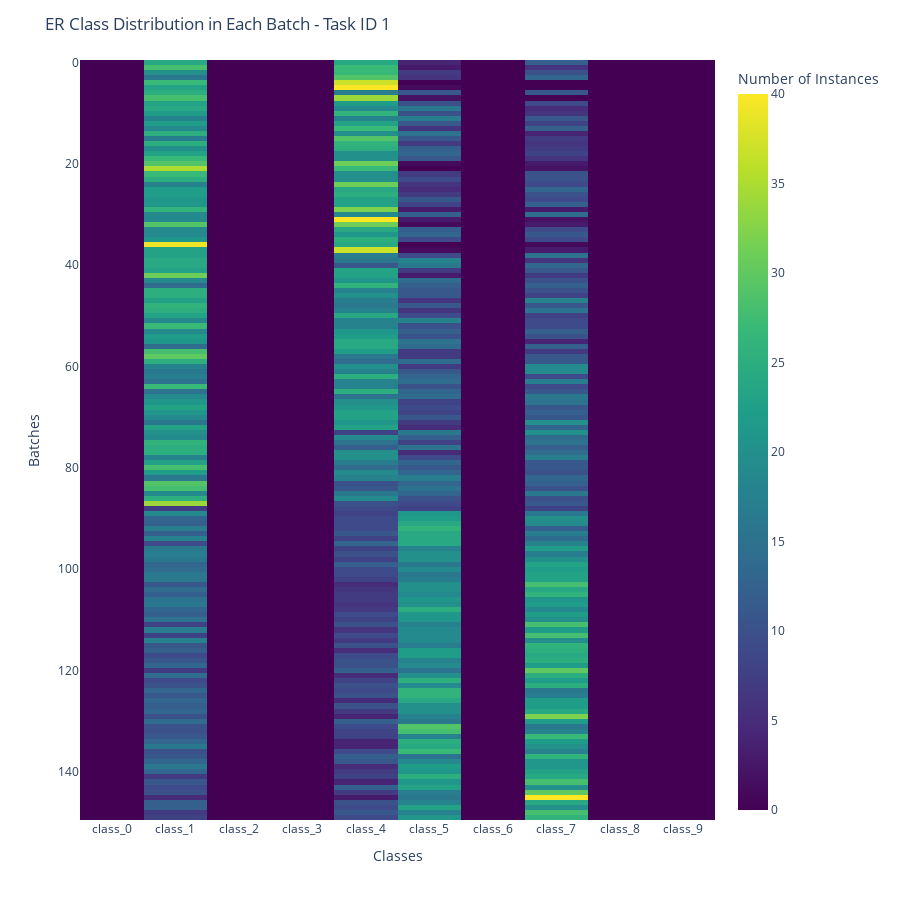

The notebook cell this image was saved under:
### Code cell
import numpy as np
import plotly.express as px

task_id = 1

df = pd.read_csv("../_0.4_batch_size_32_buffer_size_128_num_tasks_5_hidden_size_64_eval_window_size_128_continual_evaluations_5_delay_label_100_start_delay_size_0_number_delayed_batches_1/train_batches_y_ExperienceReplay.log", 
                 names=["task_id", "class_0", "class_1", "class_2", "class_3", "class_4", "class_5", "class_6", 
                            "class_7", "class_8", "class_9"])


df_plot = df.loc[df.task_id == task_id].reset_index(drop=True).copy()
# df_plot = pd.concat([df_plot[:10], df_plot[80:90], df_plot[115:125]], ignore_index=True)
df_plot.drop(columns=["task_id"], inplace=True)

# Criação do heatmap interativo (classe no eixo Y, batch no eixo X)
fig = px.imshow(
    df_plot,
    labels=dict(x="Classes", y="Batches", color="Number of Instances"),
    # x=[f"Batch {i}" for i in range(1, num_batches+1)],
    # y=[f"Classe {i}" for i in range(num_classes)],
    aspect="auto",
    color_continuous_scale="Viridis",
    origin="upper",  # garante que Classe 0 fique em cima
    # text_auto=True
)

fig.update_layout(
    title="ER Class Distribution in Each Batch - Task ID {}".format(task_id),
    xaxis_title="Classes",
    yaxis_title="Batches",
    height=900,
)

fig.show()

### Figure 1 — Plotly figure (JSON) as saved in the notebook; plotly's stock layout.template omitted (floating-point values rounded to 4 significant figures; data arrays with more than 128 entries replaced by an {"elided": "..."} marker saying what was removed)
{"data": [{"coloraxis": "coloraxis", "hovertemplate": "Classes: %{x}<br>Batches: %{y}<br>Number of Instances: %{z}<extra></extra>", "name": "0", "type": "heatmap", "x": ["class_0", "class_1", "class_2", "class_3", "class_4", "class_5", "class_6", "class_7", "class_8", "class_9"], "xaxis": "x", "y": {"elided": "150 int values"}, "yaxis": "y", "z": {"elided": "150x10 int values"}}], "layout": {"coloraxis": {"colorbar": {"title": {"text": "Number of Instances"}}, "colorscale": [[0, "#440154"], [0.1111, "#482878"], [0.2222, "#3e4989"], [0.3333, "#31688e"], [0.4444, "#26828e"], [0.5556, "#1f9e89"], [0.6667, "#35b779"], [0.7778, "#6ece58"], [0.8889, "#b5de2b"], [1, "#fde725"]]}, "height": 900, "margin": {"t": 60}, "title": {"text": "ER Class Distribution in Each Batch - Task ID 1"}, "xaxis": {"anchor": "y", "domain": [0, 1], "title": {"text": "Classes"}}, "yaxis": {"anchor": "x", "autorange": "reversed", "domain": [0, 1], "title": {"text": "Batches"}}}}
